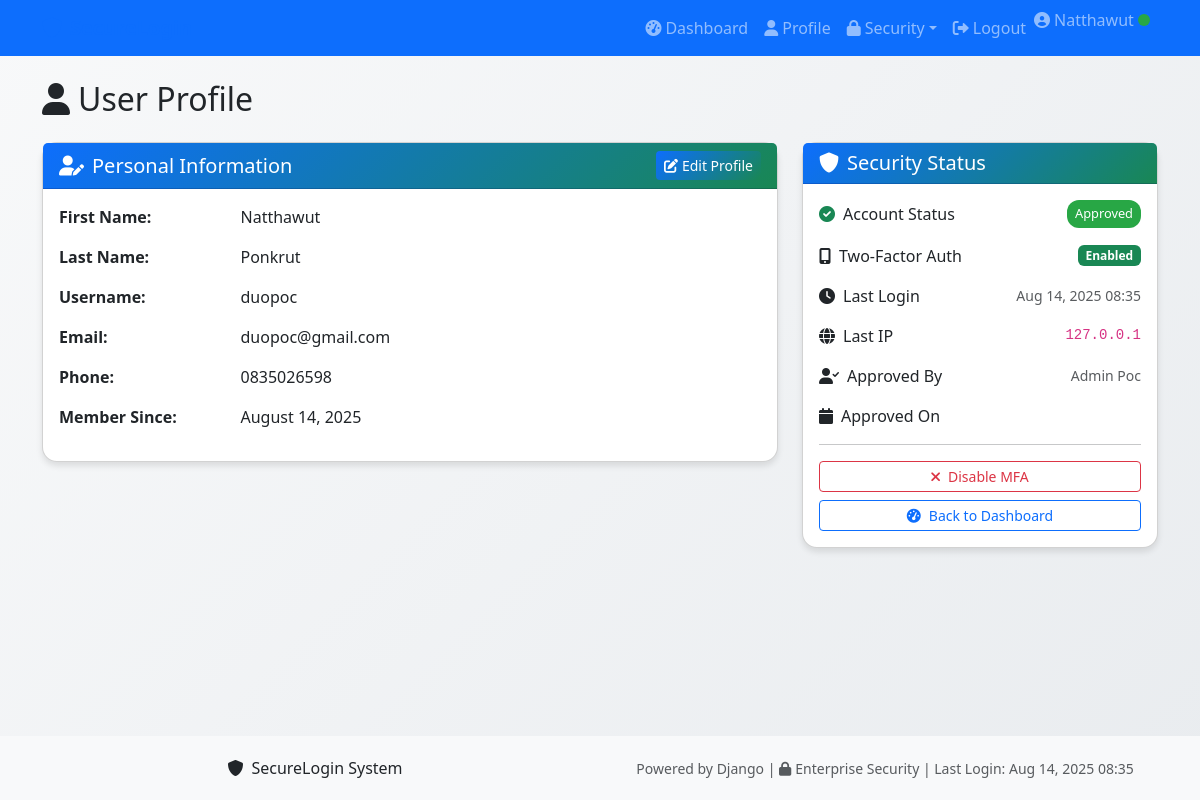
/auth/profile/ (signed in), run on the app's committed database.
### authentication/models.py (models this page shows, shortened)
class CustomUser(AbstractUser):
    APPROVAL_STATUS_CHOICES = [
        ('pending', 'Pending Approval'),
        ('approved', 'Approved'),
        ('rejected', 'Rejected'),
    ]
    email = models.EmailField(unique=True)
    phone_number = models.CharField(max_length=15, blank=True)
    approval_status = models.CharField(
        max_length=20,
        choices=APPROVAL_STATUS_CHOICES,
        default='pending'
    )
    created_at = models.DateTimeField(auto_now_add=True)
    updated_at = models.DateTimeField(auto_now=True)
    approved_by = models.ForeignKey(
        'self',
        on_delete=models.SET_NULL,
        null=True,
        blank=True,
        related_name='approved_users'
    )
    approved_at = models.DateTimeField(null=True, blank=True)
    mfa_enabled = models.BooleanField(default=False)
    last_login_ip = models.GenericIPAddressField(null=True, blank=True)
    login_attempts = models.PositiveIntegerField(default=0)
    locked_until = models.DateTimeField(null=True, blank=True)
    is_banned = models.BooleanField(default=False)
    banned_at = models.DateTimeField(null=True, blank=True)
    banned_by = models.ForeignKey(
        'self',
        on_delete=models.SET_NULL,
        null=True,
        blank=True,
        related_name='banned_users'
    )
    ban_reason = models.TextField(blank=True)
    USERNAME_FIELD = 'email'
    REQUIRED_FIELDS = ['username', 'first_name', 'last_name']
    def is_approved(self):
        return self.approval_status == 'approved'

### authentication/views.py (the view)
# urls.py: path('profile/', views.profile_view, name='profile'),
@login_required
def profile_view(request):
    return render(request, 'authentication/profile.html', {'user': request.user})

### templates/authentication/profile.html (shortened to what this page needs)
{% extends 'base.html' %}
{% block content %}
<div class="row">
    <div class="col-12">
        <h2 class="mb-4">
            <i class="fas fa-user me-2"></i>User Profile
        </h2>
    </div>
</div>
<div class="row">
    <div class="col-lg-8">
        <div class="card">
            <div class="card-header d-flex justify-content-between align-items-center">
                <h5 class="mb-0">
                    <i class="fas fa-user-edit me-2"></i>Personal Information
                </h5>
                <a href="{% url 'authentication:profile_update' %}" class="btn btn-primary btn-sm">
                    <i class="fas fa-edit me-1"></i>Edit Profile
                </a>
            </div>
            <div class="card-body">
                <div class="row mb-3">
                    <div class="col-sm-3"><strong>First Name:</strong></div>
                    <div class="col-sm-9">{{ user.first_name }}</div>
                </div>
                <div class="row mb-3">
                    <div class="col-sm-3"><strong>Last Name:</strong></div>
                    <div class="col-sm-9">{{ user.last_name }}</div>
                </div>
                <div class="row mb-3">
                    <div class="col-sm-3"><strong>Username:</strong></div>
                    <div class="col-sm-9">{{ user.username }}</div>
                </div>
                <div class="row mb-3">
                    <div class="col-sm-3"><strong>Email:</strong></div>
                    <div class="col-sm-9">{{ user.email }}</div>
                </div>
                <div class="row mb-3">
                    <div class="col-sm-3"><strong>Phone:</strong></div>
                    <div class="col-sm-9">{{ user.phone_number|default:"Not provided" }}</div>
                </div>
                <div class="row mb-3">
                    <div class="col-sm-3"><strong>Member Since:</strong></div>
                    <div class="col-sm-9">{{ user.date_joined|date:"F d, Y" }}</div>
                </div>
            </div>
        </div>
    </div>
    <div class="col-lg-4">
        <div class="card">
            <div class="card-header">
                <h5 class="mb-0">
                    <i class="fas fa-shield-alt me-2"></i>Security Status
                </h5>
            </div>
            <div class="card-body">
                <div class="mb-3">
                    <div class="d-flex justify-content-between align-items-center">
                        <span><i class="fas fa-check-circle me-2 text-success"></i>Account Status</span>
                        <span class="status-badge status-{{ user.approval_status }}">
                            {{ user.get_approval_status_display }}
                        </span>
                    </div>
                </div>
                <div class="mb-3">
                    <div class="d-flex justify-content-between align-items-center">
                        <span><i class="fas fa-mobile-alt me-2"></i>Two-Factor Auth</span>
                        {% if user.mfa_enabled %}
                            <span class="badge bg-success">Enabled</span>
                        {% else %}
                            <span class="badge bg-warning">Disabled</span>
                        {% endif %}
                    </div>
                </div>
                <div class="mb-3">
                    <div class="d-flex justify-content-between align-items-center">
                        <span><i class="fas fa-clock me-2"></i>Last Login</span>
                        <small class="text-muted">{{ user.last_login|date:"M d, Y H:i" }}</small>
                    </div>
                </div>
                <div class="mb-3">
                    <div class="d-flex justify-content-between align-items-center">
                        <span><i class="fas fa-globe me-2"></i>Last IP</span>
                        <code>{{ user.last_login_ip|default:"N/A" }}</code>
                    </div>
                </div>
                {% if user.approved_by %}
                    <div class="mb-3">
                        <div class="d-flex justify-content-between align-items-center">
                            <span><i class="fas fa-user-check me-2"></i>Approved By</span>
                            <small class="text-muted">{{ user.approved_by.first_name }} {{ user.approved_by.last_name }}</small>
                        </div>
                    </div>
                    <div class="mb-3">
                        <div class="d-flex justify-content-between align-items-center">
                            <span><i class="fas fa-calendar me-2"></i>Approved On</span>
                        </div>
                    </div>
                {% endif %}
                <hr>
                <div class="d-grid gap-2">
                    {% if not user.mfa_enabled %}
                        <a href="{% url 'authentication:mfa_setup' %}" class="btn btn-success btn-sm">
                            <i class="fas fa-mobile-alt me-2"></i>Enable MFA
                        </a>
                    {% else %}
                        <a href="{% url 'authentication:mfa_disable' %}" class="btn btn-outline-danger btn-sm">
                            <i class="fas fa-times me-2"></i>Disable MFA
                        </a>
                    {% endif %}
                    <a href="{% url 'authentication:dashboard' %}" class="btn btn-outline-primary btn-sm">
                        <i class="fas fa-tachometer-alt me-2"></i>Back to Dashboard
                    </a>
                </div>
            </div>
        </div>
    </div>
</div>
{% endblock %}

### templates/base.html (shortened to what this page needs)
<!DOCTYPE html>
<html lang="en">
<head>
    <link href="https://cdn.jsdelivr.net/npm/bootstrap@5.3.0/dist/css/bootstrap.min.css" rel="stylesheet">
    <link rel="stylesheet" href="https://cdnjs.cloudflare.com/ajax/libs/font-awesome/6.0.0/css/all.min.css">
</head>
<body class="d-flex flex-column">
    <nav class="navbar navbar-expand-lg navbar-dark bg-primary">
        <div class="container">
            <a class="navbar-brand" href="{% url 'home' %}">
                <i class="fas fa-shield-alt me-2"></i>SecureLogin
            </a>
            {% if user.is_authenticated %}
                <div class="collapse navbar-collapse" id="navbarNav">
                    <ul class="navbar-nav ms-auto">
                        <li class="nav-item">
                            <a class="nav-link" href="{% url 'authentication:dashboard' %}">
                                <i class="fas fa-tachometer-alt me-1"></i>Dashboard
                            </a>
                        </li>
                        <li class="nav-item">
                            <a class="nav-link" href="{% url 'authentication:profile' %}">
                                <i class="fas fa-user me-1"></i>Profile
                            </a>
                        </li>
                        <li class="nav-item dropdown">
                            <a class="nav-link dropdown-toggle" href="#" id="securityDropdown" role="button" data-bs-toggle="dropdown">
                                <i class="fas fa-lock me-1"></i>Security
                            </a>
                        </li>
                        <li class="nav-item">
                            <a class="nav-link" href="{% url 'authentication:logout' %}">
                                <i class="fas fa-sign-out-alt me-1"></i>Logout
                            </a>
                        </li>
                        <li class="nav-item">
                            <span class="navbar-text">
                                <i class="fas fa-user-circle me-1"></i>{{ user.first_name }}
                                {% if user.mfa_enabled %}
                                    <span class="security-indicator security-good" title="MFA Enabled"></span>
                                {% else %}
                                    <span class="security-indicator security-warning" title="MFA Disabled"></span>
                                {% endif %}
                            </span>
                        </li>
                    </ul>
                </div>
            {% endif %}
        </div>
    </nav>
    <main class="container my-4 flex-grow-1">
        {% block content %}
        {% endblock %}
    </main>
    <footer class="footer">
        <div class="container text-center">
            <div class="row">
                <div class="col-md-6">
                    <p class="mb-0">
                        <i class="fas fa-shield-alt me-2"></i>SecureLogin System
                    </p>
                </div>
                <div class="col-md-6">
                    <p class="mb-0">
                        <small class="text-muted">
                            Powered by Django |
                            <i class="fas fa-lock me-1"></i>Enterprise Security
                            {% if user.is_authenticated %}
                                | Last Login: {{ user.last_login|date:"M d, Y H:i" }}
                            {% endif %}
                        </small>
                    </p>
                </div>
            </div>
        </div>
    </footer>
    <div class="toast-container position-fixed top-0 end-0 p-3">
    </div>
</body>
</html>

### templates/base.html (style rules this page uses)
.navbar-brand { font-weight: bold; color: #0d6efd !important; }
.card-header { background: linear-gradient(135deg, #0d6efd, #198754); color: white; }
.btn-primary { background: linear-gradient(135deg, #0d6efd, #198754); border: none; }
.card { border-radius: 15px; box-shadow: 0 4px 6px rgba(0, 0, 0, 0.1); }
body { background: linear-gradient(135deg, #f8f9fa, #e9ecef); min-height: 100vh; }
.footer { margin-top: auto; background-color: #f8f9fa; padding: 20px 0; }
.status-badge { font-size: 0.8em; padding: 4px 8px; border-radius: 12px; }
.status-approved { background-color: #28a745; color: #fff; }
.security-indicator { display: inline-block; width: 12px; height: 12px; border-radius: 50%; margin-right: 8px; }
.security-good { background-color: #28a745; }
.navbar-nav .nav-link { display: flex; align-items: center; transition: all 0.3s ease; }
.toast-container { position: fixed; top: 20px; right: 20px; z-index: 1055; }

### data on the page
CustomUser: first_name "Natthawut", last_name "Ponkrut", username "duopoc", email "duopoc@gmail.com", phone_number "0835026598", date_joined "August 14, 2025", approval_status "Approved", last_login "Aug 14, 2025 08:35", last_login_ip "127.0.0.1", approved_by.first_name "Admin", approved_by.last_name "Poc"
